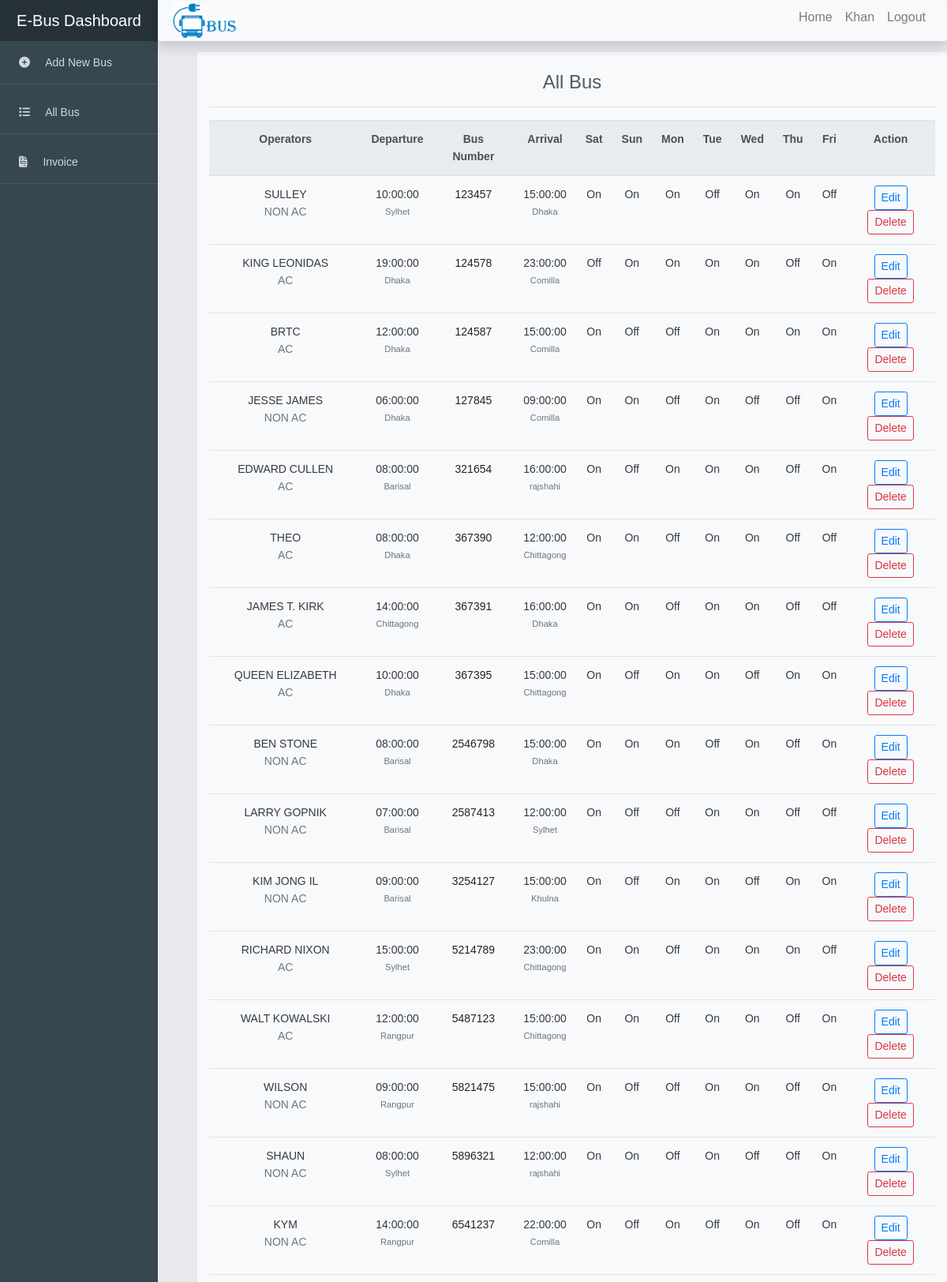
The page /admin/allbus.php (signed in, upper part) on the database its author committed.
### tables this page shows
CREATE TABLE `_all_bus` (
  `id` int(11) NOT NULL,
  `name` varchar(50) NOT NULL,
  `type` varchar(20) NOT NULL,
  `d_time` time NOT NULL,
  `d_place` varchar(20) NOT NULL,
  `a_time` time NOT NULL,
  `a_place` varchar(20) NOT NULL,
  `price` int(11) NOT NULL,
  `Sat` tinyint(1) NOT NULL,
  `Sun` tinyint(1) NOT NULL,
  `Mon` tinyint(1) NOT NULL,
  `Tue` tinyint(1) NOT NULL,
  `Wed` tinyint(1) NOT NULL,
  `Thu` tinyint(1) NOT NULL,
  `Fri` tinyint(1) NOT NULL,
  `number` int(20) NOT NULL
);

### admin/allbus.php (the view, shortened to what this page needs)
<?php
include 'admin.header.php';
if(isset($_SESSION['name']) && $user['admin'] == 1) {
    $_search_bus = "SELECT * FROM _all_bus";
    $a_data = mysqli_query($conn, $_search_bus);
?>
<div id="viewport">
    <div class="container bg-light shadow-md rounded py-4">
        <div class="mx-3 mb-3 text-center">
            <h4 class="">All Bus</h4>
        </div>
        <hr>
        <table class="table text-xl-center">
            <tr class="thead-light shadow-none bg-light ">
                <th class="">Operators</th>
                <th>Departure</th>
                <th>Bus Number</th>
                <th>Arrival</th>
                <th>Sat</th>
                <th>Sun</th>
                <th>Mon</th>
                <th>Tue</th>
                <th>Wed</th>
                <th>Thu</th>
                <th>Fri</th>
                <th>Action</th>
            </tr>
            <tbody>
    <?php
    while($row = mysqli_fetch_assoc($a_data)) {
        ?>
            <tr>
                <td><span class="text-dark"><?php echo $row['name']; ?></span> <span class="text-muted d-block"><?php echo $row['type']; ?></span>
                </td>
                <td><span class=" text-dark"><?php echo $row['d_time']; ?></span> <small class="text-muted d-block"><?php echo $row['d_place']; ?></small></td>
                <td><span class="d-flex justify-content-center"><?php echo $row['number']; ?></span></td>
                <td><span class="text-dark"><?php echo $row['a_time']; ?></span> <small class="text-muted d-block"><?php echo $row['a_place']; ?></small></td>
                <td><span class="text-dark">
                    <?php
                    if($row['Sat'] == 1){
                        echo 'On';
                    }
                    else{
                        echo 'Off';
                    }
                    ?>
                </td>
                <td><span class="text-dark"><?php
                    if($row['Sun'] == 1){
                        echo 'On';
                    }
                    else{
                        echo 'Off';
                    }
                    ?></td>
                <td><span class="text-dark"><?php
                    if($row['Mon'] == 1){
                        echo 'On';
                    }
                    else{
                        echo 'Off';
                    }
                    ?></td>
                <td><span class="text-dark"><?php
                    if($row['Tue'] == 1){
                        echo 'On';
                    }
                    else{
                        echo 'Off';
                    }
                    ?></td>
                <td><span class="text-dark"><?php
                    if($row['Wed'] == 1){
                        echo 'On';
                    }
                    else{
                        echo 'Off';
                    }
                    ?></td>
                <td><span class="text-dark"><?php
                    if($row['Thu'] == 1){
                        echo 'On';
                    }
                    else{
                        echo 'Off';
                    }
                    ?></td>
                <td><span class="text-dark"><?php
                    if($row['Fri'] == 1){
                        echo 'On';
                    }
                    else{
                        echo 'Off';
                    }
                    ?></td>
                <td>
                    <div>
                        <a href="edit.php?id=<?php echo $row['id']; ?>" class="btn btn-sm btn-outline-primary shadow-none">Edit</a>
                        <a href="?id=<?php echo $row['id']; ?>" class="btn btn-sm btn-outline-danger shadow-none">Delete</a>
                    </div>
                </td>
            </tr>
        <?php
    }
    ?>
        </table>
    </div>
</div>
    <?php
}
?>

### rows shown on the page
_all_bus: name "SULLEY", type "NON AC", d_time "10:00:00", d_place "Sylhet", number "123457", a_time "15:00:00", a_place "Dhaka", Sat "On", Sun "On", Mon "On", Tue "Off", Wed "On", Thu "On", Fri "Off"
_all_bus: name "KING LEONIDAS", type "AC", d_time "19:00:00", d_place "Dhaka", number "124578", a_time "23:00:00", a_place "Comilla", Sat "Off", Sun "On", Mon "On", Tue "On", Wed "On", Thu "Off", Fri "On"
_all_bus: name "BRTC", type "AC", d_time "12:00:00", d_place "Dhaka", number "124587", a_time "15:00:00", a_place "Comilla", Sat "On", Sun "Off", Mon "Off", Tue "On", Wed "On", Thu "On", Fri "On"
_all_bus: name "JESSE JAMES", type "NON AC", d_time "06:00:00", d_place "Dhaka", number "127845", a_time "09:00:00", a_place "Comilla", Sat "On", Sun "On", Mon "Off", Tue "On", Wed "Off", Thu "Off", Fri "On"
_all_bus: name "EDWARD CULLEN", type "AC", d_time "08:00:00", d_place "Barisal", number "321654", a_time "16:00:00", a_place "rajshahi", Sat "On", Sun "Off", Mon "On", Tue "On", Wed "On", Thu "Off", Fri "On"
_all_bus: name "THEO", type "AC", d_time "08:00:00", d_place "Dhaka", number "367390", a_time "12:00:00", a_place "Chittagong", Sat "On", Sun "On", Mon "Off", Tue "On", Wed "On", Thu "Off", Fri "Off"
_all_bus: name "JAMES T. KIRK", type "AC", d_time "14:00:00", d_place "Chittagong", number "367391", a_time "16:00:00", a_place "Dhaka", Sat "On", Sun "On", Mon "Off", Tue "On", Wed "On", Thu "Off", Fri "Off"
_all_bus: name "QUEEN ELIZABETH", type "AC", d_time "10:00:00", d_place "Dhaka", number "367395", a_time "15:00:00", a_place "Chittagong", Sat "On", Sun "Off", Mon "On", Tue "On", Wed "Off", Thu "On", Fri "On"
_all_bus: name "BEN STONE", type "NON AC", d_time "08:00:00", d_place "Barisal", number "2546798", a_time "15:00:00", a_place "Dhaka", Sat "On", Sun "On", Mon "On", Tue "Off", Wed "On", Thu "Off", Fri "On"
_all_bus: name "LARRY GOPNIK", type "NON AC", d_time "07:00:00", d_place "Barisal", number "2587413", a_time "12:00:00", a_place "Sylhet", Sat "On", Sun "Off", Mon "Off", Tue "On", Wed "On", Thu "Off", Fri "Off"
_all_bus: name "KIM JONG IL", type "NON AC", d_time "09:00:00", d_place "Barisal", number "3254127", a_time "15:00:00", a_place "Khulna", Sat "On", Sun "Off", Mon "On", Tue "On", Wed "Off", Thu "On", Fri "On"
_all_bus: name "RICHARD NIXON", type "AC", d_time "15:00:00", d_place "Sylhet", number "5214789", a_time "23:00:00", a_place "Chittagong", Sat "On", Sun "On", Mon "Off", Tue "On", Wed "On", Thu "On", Fri "Off"
_all_bus: name "WALT KOWALSKI", type "AC", d_time "12:00:00", d_place "Rangpur", number "5487123", a_time "15:00:00", a_place "Chittagong", Sat "On", Sun "On", Mon "Off", Tue "On", Wed "On", Thu "Off", Fri "On"
_all_bus: name "WILSON", type "NON AC", d_time "09:00:00", d_place "Rangpur", number "5821475", a_time "15:00:00", a_place "rajshahi", Sat "On", Sun "Off", Mon "Off", Tue "On", Wed "On", Thu "Off", Fri "On"
_all_bus: name "SHAUN", type "NON AC", d_time "08:00:00", d_place "Sylhet", number "5896321", a_time "12:00:00", a_place "rajshahi", Sat "On", Sun "On", Mon "Off", Tue "On", Wed "Off", Thu "Off", Fri "On"
_all_bus: name "KYM", type "NON AC", d_time "14:00:00", d_place "Rangpur", number "6541237", a_time "22:00:00", a_place "Comilla", Sat "On", Sun "Off", Mon "On", Tue "Off", Wed "On", Thu "Off", Fri "On"

### other values the page prints
$_SESSION['name'] "Khan"
